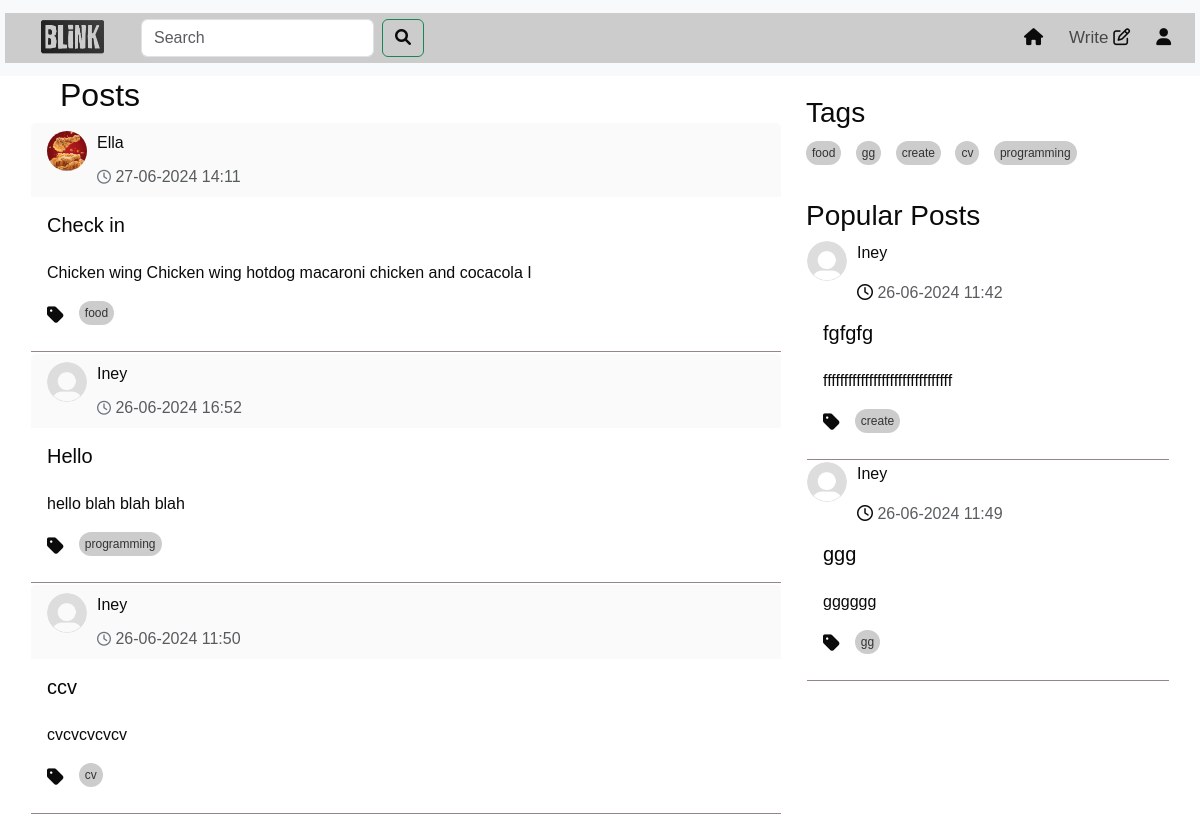
Before: /home (signed in, upper part) with the older database file.
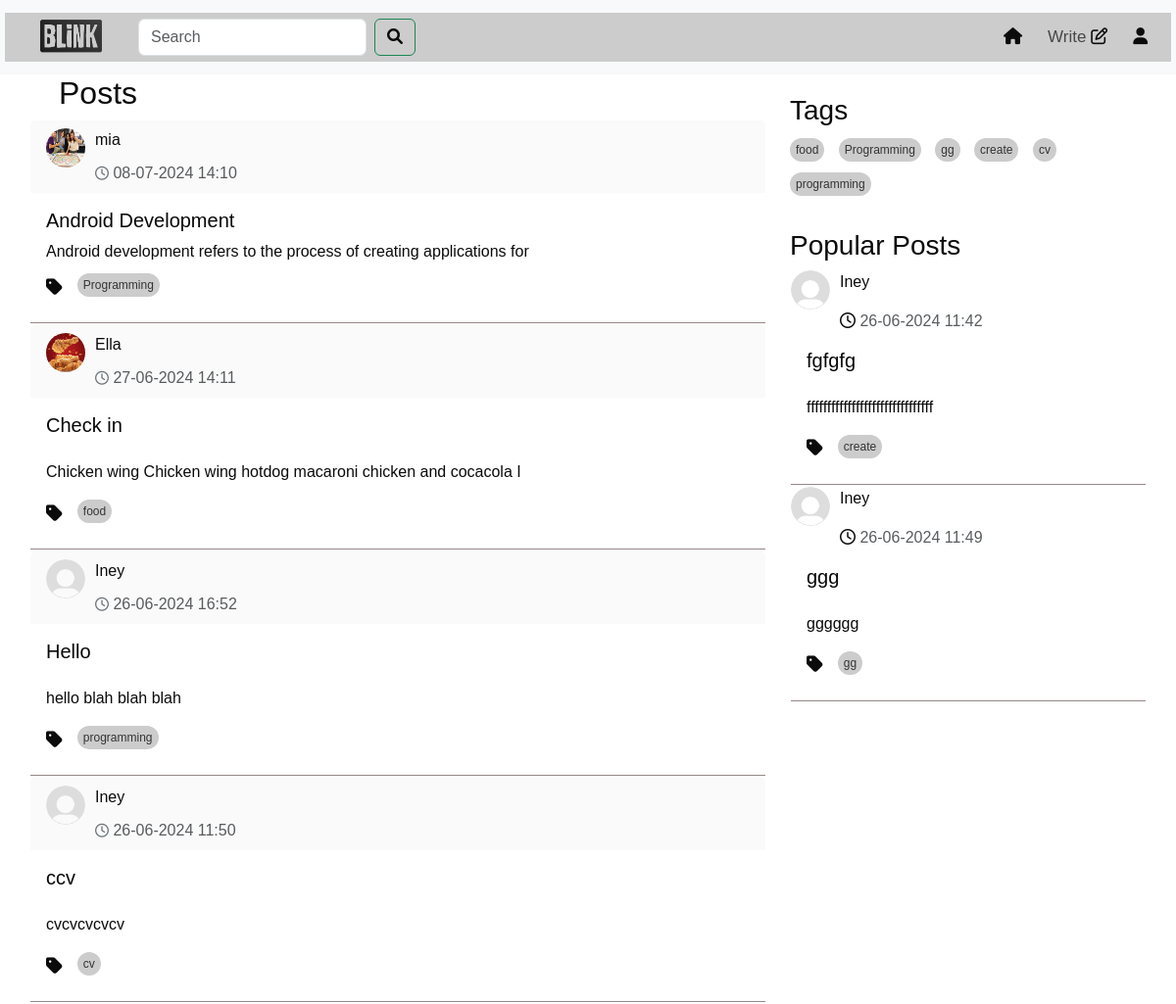
After: the same page with the newer database file.
### models.py (models this page shows, shortened)
class Post(db.Model):
    id = db.Column(db.Integer, primary_key=True)
    title = db.Column(db.Text())
    content = db.Column(db.Text())
    tag = db.Column(db.Text(), nullable=False)
    user_id = db.Column(db.Integer, db.ForeignKey('user.id'), nullable=False)
    created_date = db.Column(db.DateTime,default=datetime.datetime.now)
    likes = db.Column(db.Integer, default=0)
    meta = db.Column(db.Text, nullable=True)
    comments = db.relationship('Comment', backref='post',cascade="all, delete", lazy=True)

class User(UserMixin,db.Model):
    id = db.Column(db.Integer, primary_key=True)
    username = db.Column(db.String(50), unique=True)
    email =db.Column(db.String(50), unique=True)
    password = db.Column(db.String(100))
    bio = db.Column(db.String(50))
    profile_picture = db.Column(db.String(250))
    posts = db.relationship('Post', backref='author', lazy=True)
    comments = db.relationship('Comment', backref='author', lazy=True)

### route.py (the view)
@app.route('/home',methods=['GET', 'POST'])
@login_required
def home(limit=2):
    page = request.args.get('page', 1, type=int)
    per_page = 10  # Number of posts per page
    post = get_posts(page, per_page)  # Assuming you have a function to get paginated posts
    unique_tags = list(set(tag for tag, in Post.query.with_entities(Post.tag).distinct()))
    popular_posts = Post.query.order_by(Post.likes.desc()).limit(limit).all()
    forms=SearchForm()
    query = forms.search.data
    if forms.validate_on_submit():
         search_results = Post.query.filter(Post.title.ilike(f'%{query}%')).all()
         return render_template('search_results.html' ,post=post, search_results =search_results ,
                                form = forms ,popular_posts = popular_posts,tags=unique_tags)
    return render_template("home.html", post=post ,form=forms  ,popular_posts = popular_posts,tags=unique_tags)

### forms.py
class SearchForm(FlaskForm):
    search = StringField('Search ', validators=[DataRequired()])
    submit = SubmitField('Search')

### route.py (called while the page is built)
@login_manager.user_loader
def loader_user(user_id):
    return User.query.get(user_id)

def get_posts(page, per_page, tag=None):
    if tag:
        return Post.query.filter(Post.tag.in_([tag])).paginate(page=page, per_page=per_page, error_out=False)
    return Post.query.order_by(Post.created_date.desc()).paginate(page=page, per_page=per_page, error_out=False)

### templates/home.html (shortened to what this page needs)
<!DOCTYPE html>
<html lang="en">
  <head>
    <link
      href="https://cdn.jsdelivr.net/npm/bootstrap@5.3.3/dist/css/bootstrap.min.css"
      rel="stylesheet"
    />
    <link
      href="https://cdnjs.cloudflare.com/ajax/libs/font-awesome/6.0.0-beta3/css/all.min.css"
      rel="stylesheet"
    />
    <link
      rel="stylesheet"
      href="https://cdnjs.cloudflare.com/ajax/libs/font-awesome/5.15.4/css/all.min.css"
    />
    <link
      href="https://cdnjs.cloudflare.com/ajax/libs/font-awesome/6.0.0-beta3/css/all.min.css"
      rel="stylesheet"
    />
    <link
      href="https://cdn.jsdelivr.net/npm/bootstrap@5.3.3/dist/css/bootstrap.min.css"
      rel="stylesheet"
    />
    <link
      href="https://cdnjs.cloudflare.com/ajax/libs/font-awesome/6.0.0-beta3/css/all.min.css"
      rel="stylesheet"
    />
    <link rel="stylesheet" href="/static/home.css" />
    <link rel="stylesheet" href="/static/topnav.css" />
  </head>
  <body>
    {% include 'topnav.html' %}
    <div class="container">
      <div class="row">
        <div class="col-sm-8">
          <div id="posts-container">
            <h2 style="margin-left:30px"> Posts </h2>
            {% for post in post.items %}
            <div class="card">
              <div
                class="card-header d-flex justify-content-between align-items-center"
              >
                <div class="profile-image">
                  <a
                    class="nav-link"
                    href="{{ url_for('profile',user_id=post.user_id) }}"
                    ><img
                      src="{{ url_for('static', filename='/photo/user_profile/'+post.author.profile_picture) }}"
                      width="60"
                      height="60"
                      alt=""
                  /></a>
                  <div style="width: 300px">
                    <p id="name">
                      <a
                        class="nav-link"
                        href="{{ url_for('profile',user_id=post.user_id) }}"
                        >{{post.author.username}}</a
                      >
                    </p>
                    <p class="text-muted mb-0">
                      <i class="fa-regular fa-clock"></i>
                      {{post.created_date.strftime('%d-%m-%Y %H:%M')}}
                    </p>
                  </div>
                </div>
              </div>
              <div class="card-body">
                <a
                  class="nav-link"
                  href="{{ url_for('full_post',post_id=post.id) }}"
                >
                  <h5 class="card-title">{{post.title}}</h5>
                  <p class="card-text" id="card-description">
                    {{post.meta | safe}}
                  </p>
                  <div class="tags-container">
                    <ul class="list-group list-group-horizontal">
                      <i class="fas fa-tag"></i>
                      <a
                        href="{{ url_for('home_tag',tag=post.tag ) }}"
                        class="tag"
                        >{{post.tag}}
                      </a>
                    </ul>
                  </div>
                </a>
              </div>
              <div
                class="card-end"
                style="border-bottom: #958787 solid 1px"
              ></div>
            </div>
            {% endfor %}
          </div>
        </div>
        {% include 'sidenav.html' %}
      </div>
    </div>
  </body>
</html>

### templates/sidenav.html (shortened to what this page needs)
<!DOCTYPE html>
<html lang="en">
  <head>
    <link
      href="https://cdn.jsdelivr.net/npm/bootstrap@5.3.3/dist/css/bootstrap.min.css"
      rel="stylesheet"
    />
    <link
      href="https://cdnjs.cloudflare.com/ajax/libs/font-awesome/6.0.0-beta3/css/all.min.css"
      rel="stylesheet"
    />
    <link
      rel="stylesheet"
      href="https://cdnjs.cloudflare.com/ajax/libs/font-awesome/5.15.4/css/all.min.css"
    />
    <link
      href="https://cdnjs.cloudflare.com/ajax/libs/font-awesome/6.0.0-beta3/css/all.min.css"
      rel="stylesheet"
    />
    <link rel="stylesheet" href="/static/home.css" />
  </head>
  <body>
    <div class="col-sm-4" id="right-column">
      <div class="tags-section">
        <h3>Tags</h3>
        <div class="tags-container">
          {% if tags %} {% for tag in tags %}
          <a href="{{ url_for('home_tag',tag=tag ) }}" class="tag">{{ tag }}</a>
          {% endfor %} {% else %}
          <p>No tags available</p>
          {% endif %}
        </div>
      </div>
      <div class="mt-4">
        <h3>Popular Posts</h3>
        {% for popular_post in popular_posts %}
        <div class="card">
          <div>
            <div class="profile-image">
              <a
                class="nav-link"
                href="{{ url_for('profile',user_id=popular_post.user_id) }}"
                ><img
                  src="{{ url_for('static', filename='/photo/user_profile/'+popular_post.author.profile_picture) }}"
                  width="60"
                  height="60"
                  alt=""
              /></a>
              <div style="width: 300px">
                <p id="name">
                  <a
                    class="nav-link"
                    href="{{ url_for('profile',user_id=popular_post.user_id) }}"
                    >{{popular_post.author.username}}</a
                  >
                </p>
                <p class="text-muted mb-0">
                  <i class="fa-regular fa-clock"></i>
                  {{popular_post.created_date.strftime('%d-%m-%Y %H:%M')}}
                </p>
              </div>
            </div>
          </div>
          <div class="card-body">
            <a
              class="nav-link"
              href="{{ url_for('full_post',post_id=popular_post.id) }}"
            >
              <h5 class="card-title" id="popular">{{popular_post.title}}</h5>
              <p class="card-text" id="card-description">
                {{popular_post.meta |safe }}
              </p>
              <div class="tags-container">
                <ul class="list-group list-group-horizontal">
                  <i class="fas fa-tag"></i>
                  <a
                    href="{{ url_for('home_tag',tag=popular_post.tag ) }}"
                    class="tag"
                    >{{popular_post.tag}}</a
                  >
                </ul>
              </div>
            </a>
          </div>
          <div class="card-end" style="border-bottom: #958787 solid 1px"></div>
        </div>
        {% endfor %}
      </div>
    </div>
  </body>
</html>

Changed rows visible on the page:
added Post: profile_picture (picture), author.username "mia", created_date "08-07-2024 14:10", title "Android Development", meta "Android development refers to the process of creating applications for", tag "Programming", shown under "Posts"
Other visible differences:
{{ tag }}: "programming" → "Programming"
new list line: "programming"
